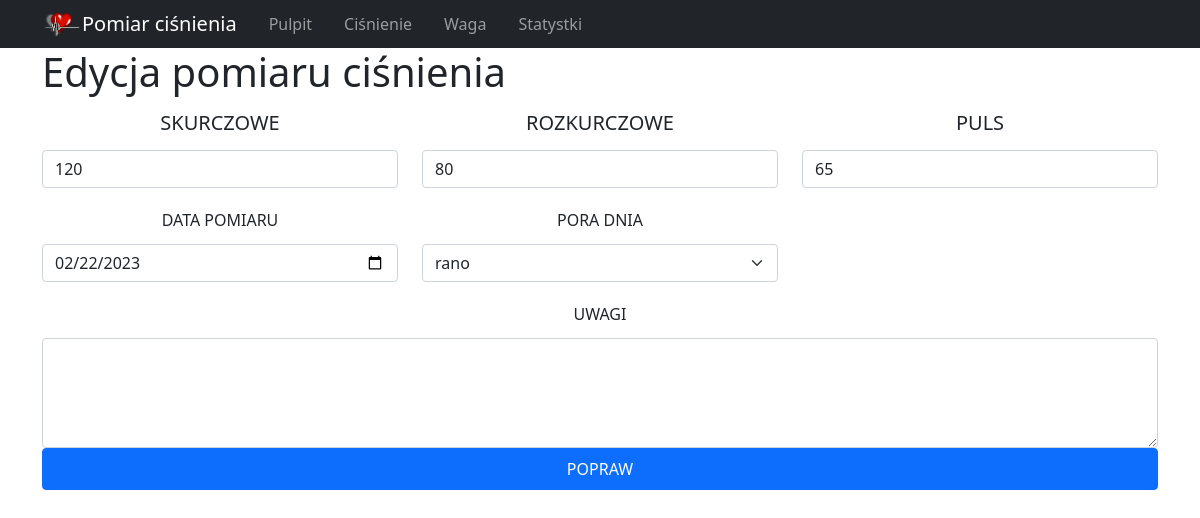
/edit_pressure/12, run on an earlier commit of the app's database.
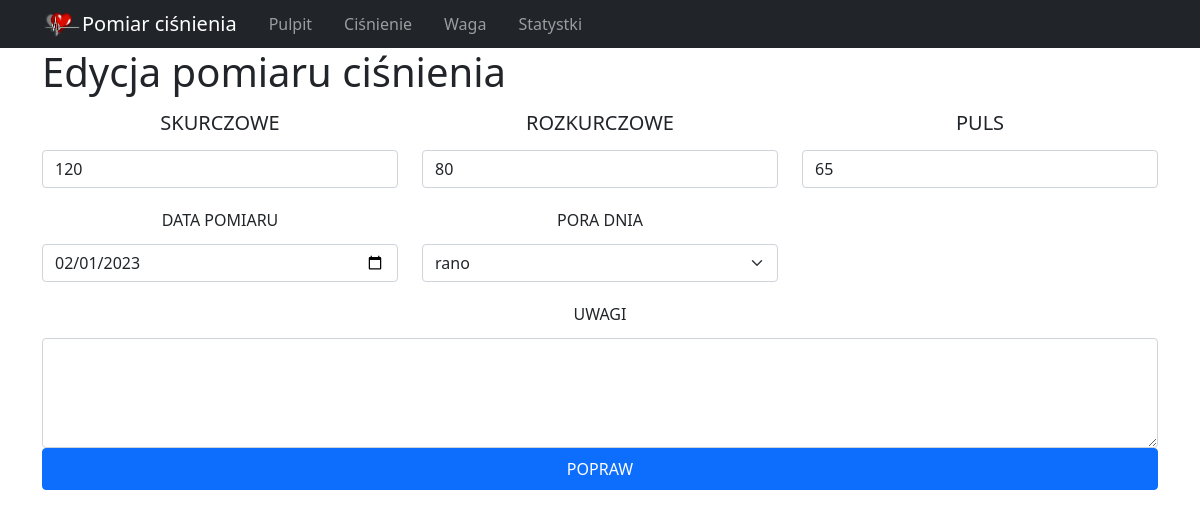
And on a later commit of the database.
### tables this page shows
CREATE TABLE blood_pressure(id integer primary key autoincrement, upper_pressure int, down_pressure int, pressure int, date_of_pressure date not null default(date()), description text, time_of_day VARCHAR(10));

### app.py (the view, shortened to what this page needs)
@app.route('/edit_pressure/<int:pressure_id>', methods=['GET', 'POST'])
def edit_pressure(pressure_id):
  db = get_db()
  if request.method == 'GET':
    sql_statment = 'select id, upper_pressure, down_pressure, pressure, date_of_pressure, description from blood_pressure where id=?;'
    cur = db.execute(sql_statment, [pressure_id])
    notif_obj = cur.fetchone()
    if notif_obj == None:
      return redirect(url_for('pressure_history'))
    else:
      return render_template('edit_pressure.html', active_menu='history', notif_obj=notif_obj)

### app.py (called while the page is built)
def get_db():
  if not hasattr(g, 'sqlite_db'):
    conn = sqlite3.connect(app_info['db_file'])
    conn.row_factory = sqlite3.Row
    g.sqlite_db = conn
  return g.sqlite_db

### templates/edit_pressure.html (shortened to what this page needs)
{% extends 'base.html' %} {% block content %}
<div class="container">
  <div class="row">
    <div class="col">
      <h1>Edycja pomiaru ciśnienia</h1>
    </div>
  </div>
  <form
    action="{{url_for('edit_pressure', pressure_id=notif_obj.id)}}"
    method="POST"
  >
    <div class="row">
      <div class="col-sm-4">
        <div>
          <label
            for="upper_pressure"
            class="form-label text-uppercase fs-5 text-center w-100 py-1 px-auto"
            >Skurczowe</label
          >
          <input
            type="number"
            name="upper_pressure"
            value="{{notif_obj.upper_pressure}}"
            class="form-control"
            required
          />
        </div>
      </div>
      <div class="col-sm-4">
        <div>
          <label
            for="down_pressure"
            class="form-label text-uppercase fs-5 text-center w-100 py-1 px-auto"
            >Rozkurczowe</label
          >
          <input
            type="number"
            name="down_pressure"
            value="{{notif_obj.down_pressure}}"
            class="form-control"
            required
          />
        </div>
      </div>
      <div class="col-sm-4">
        <div>
          <label
            for="pressure"
            class="form-label text-uppercase fs-5 text-center w-100 py-1 px-auto"
            >Puls</label
          >
          <input
            type="number"
            name="pressure"
            value="{{notif_obj.pressure}}"
            class="form-control"
            required
          />
        </div>
      </div>
    </div>
    <div class="row mt-3">
      <div class="col-sm-4">
        <div>
          <label
            for="date_of_pressure"
            class="form-label text-uppercase fs-6 text-center w-100 py-1"
            >Data pomiaru</label
          >
          <input
            type="date"
            name="date_of_pressure"
            value="{{notif_obj.date_of_pressure}}"
            class="form-control"
          />
        </div>
      </div>
      <div class="col-sm-4">
        <div>
          <label
            for="time_of_day"
            class="form-label text-uppercase fs-6 text-center w-100 py-1"
            >Pora dnia</label
          >
          <select name="time_of_day" id="time_of_day" class="form-select">
            <option value="rano">rano</option>
          </select>
        </div>
      </div>
    </div>
    <div class="row mt-3">
      <div class="col">
        <label
          for="description"
          class="form-label text-uppercase fs-6 text-center w-100 py-1"
          >Uwagi</label
        >
        <textarea
          name="description"
          id="description"
          cols="30"
          rows="4"
          class="form-control"
        >
{{notif_obj.description}}</textarea
        >
      </div>
    </div>
    <input
      type="submit"
      value="Popraw"
      class="btn btn-primary w-100 text-uppercase py-2"
    />
  </form>
</div>
{% endblock %}

What changed in the data, as far as the page shows it:
changed blood_pressure: date_of_pressure "02/22/2023" → "02/01/2023"
